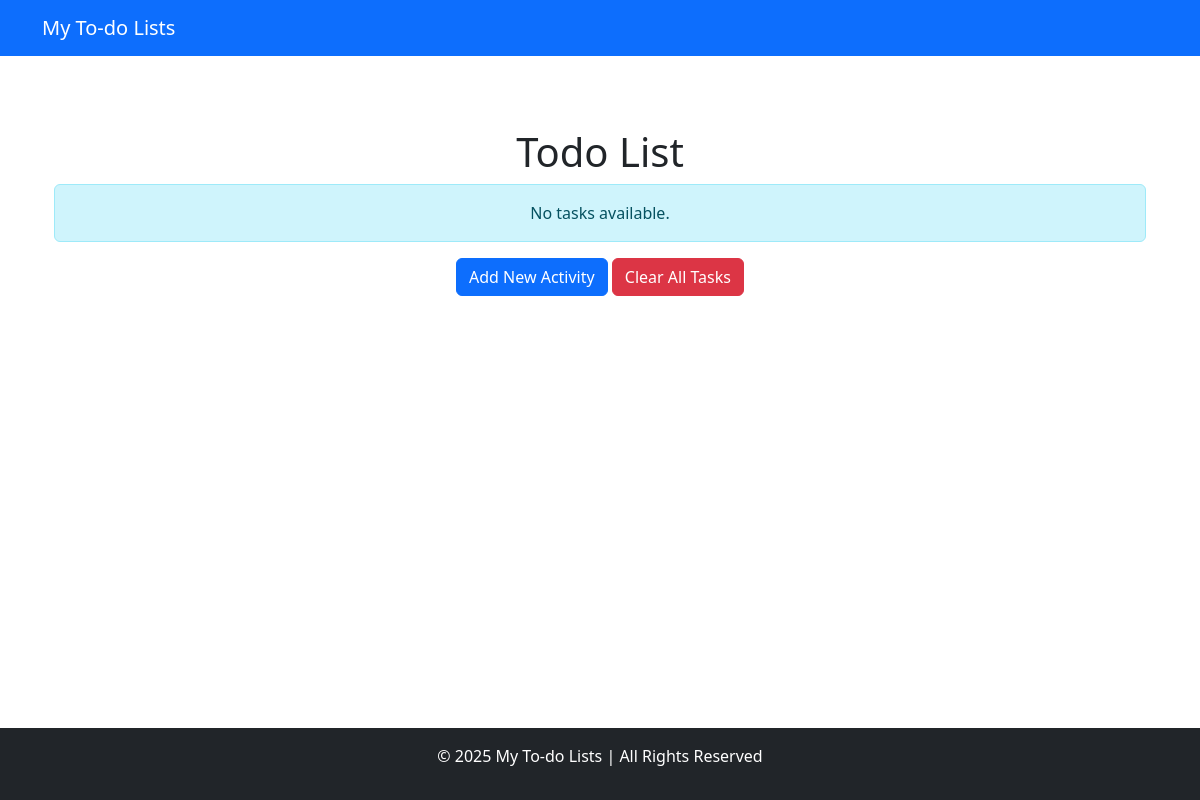
Before: / with the older database file.
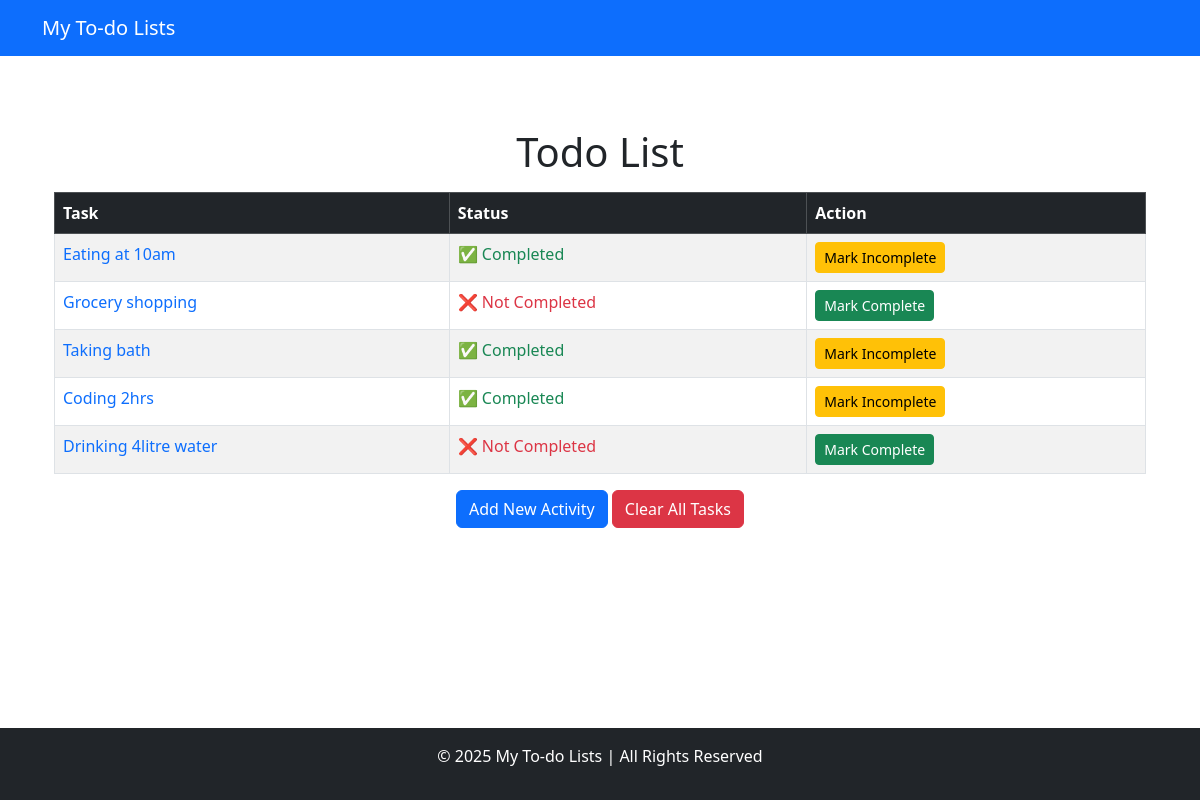
After: the same page with the newer database file.
### todo_app/models.py (models this page shows, shortened)
class Task(models.Model):
    title = models.CharField(max_length = 225)
    completed = models.BooleanField(default=False)
    created_at = models.DateTimeField(auto_now_add=True)
    updated_at = models.DateTimeField(auto_now=True)

### todo_app/views.py (the view)
# urls.py: path('',views.todo_list, name='todo_list'),
def todo_list(request):
    tasks = Task.objects.all()
    return render(request,'todo_list.html',{'tasks':tasks})

### templates/todo_list.html (shortened to what this page needs)
{% extends 'base_todo.html' %}
{% block content%}
<div class="container mt-4">
    <h1 class="text-center">Todo List</h1>
    {% if tasks %}
    <table class="table table-bordered table-striped mt-3">
        <thead class="table-dark">
            <tr>
                <th>Task</th>
                <th>Status</th>
                <th>Action</th>
            </tr>
        </thead>
        <tbody>
            {% for task in tasks %}
            <tr>
                <td>
                    <a href="{{ task.id }}/" class="text-decoration-none">{{ task.title }}</a>
                </td>
                <td class="{% if task.completed %}text-success{% else %}text-danger{% endif %}">
                    {% if task.completed %} ✅ Completed {% else %} ❌ Not Completed {% endif %}
                </td>
                <td>
                    <a href="{% url 'toggle_task' task.id %}" class="btn {% if task.completed %}btn-warning{% else %}btn-success{% endif %} btn-sm">
                        {% if task.completed %}Mark Incomplete{% else %}Mark Complete{% endif %}
                    </a>
                </td>
            </tr>
            {% endfor %}
        </tbody>
    </table>
    {% else %}
    <p class="alert alert-info text-center">No tasks available.</p>
    {% endif %}
    <div class="text-center mt-3">
        <a href="{% url 'todo_create' %}" class="btn btn-primary">Add New Activity</a>
        <a href="{% url 'clear_tasks' %}" class="btn btn-danger" onclick="return confirm('Are you sure you want to clear all tasks?');">Clear All Tasks</a>
    </div>
</div>
{% endblock %}

### templates/base_todo.html (shortened to what this page needs)
{% load static %}
<!DOCTYPE html>
<html lang="en">
<head>
    <link rel="stylesheet" href="{% static 'css/bootstrap.min.css' %}">
</head>
<body>
    <nav class="navbar navbar-expand-lg navbar-dark bg-primary">
        <div class="container">
            <a class="navbar-brand" href="#">My To-do Lists</a>
        </div>
    </nav>
    <main class="container my-5">
        {% block content %}
        {% endblock %}
    </main>
    <footer class="bg-dark text-white text-center py-3 bottom">
        <p>&copy; 2025 My To-do Lists | All Rights Reserved</p>
    </footer>
</body>
</html>

### templates/base_todo.html (style rules this page uses)
html, body { height: 100%; display: flex; flex-direction: column; }
main { flex: 1; }
.bottom { margin-top: auto; }

Changed rows visible on the page:
added Task: title "Eating at 10am", completed "✅ Completed"
added Task: title "Grocery shopping", completed "❌ Not Completed"
added Task: title "Taking bath", completed "✅ Completed"
added Task: title "Coding 2hrs", completed "✅ Completed"
added Task: title "Drinking 4litre water", completed "❌ Not Completed"
Other visible differences:
text no longer shown: "No tasks available."
text now shown: "Task Status Action"
